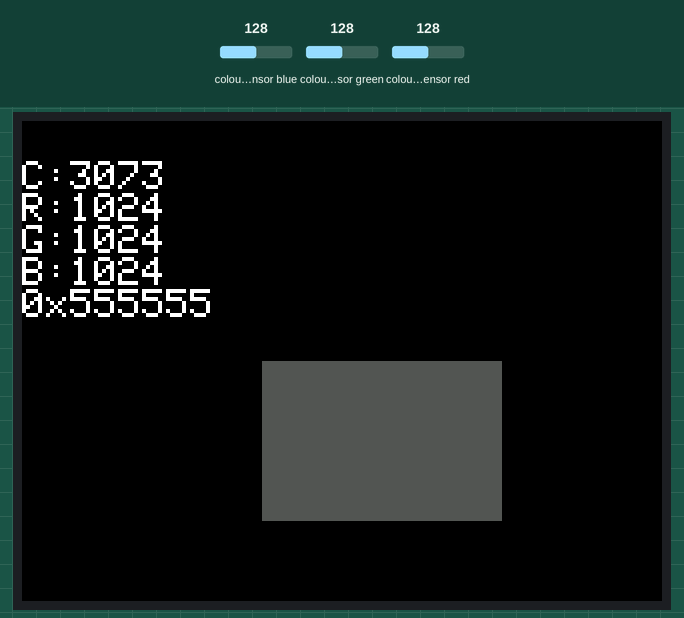
Recording of a sketch running on a simulated ESP32. Parts: 320×240 colour display. The inputs (shaded band) are chosen by the test bench; at power-on: colour sensor blue 128, colour sensor green 128, colour sensor red 128. What the sketch prints to the serial monitor is not drawn.

Above: at 1.3 s.
1.4 s: colour sensor blue set to 5
At 3.1 s:
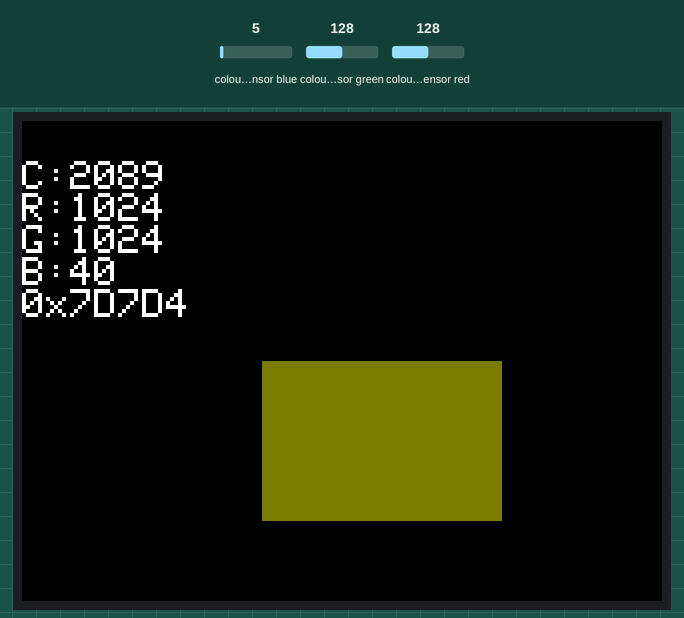
3.8 s: colour sensor green set to 5
At 5.7 s:
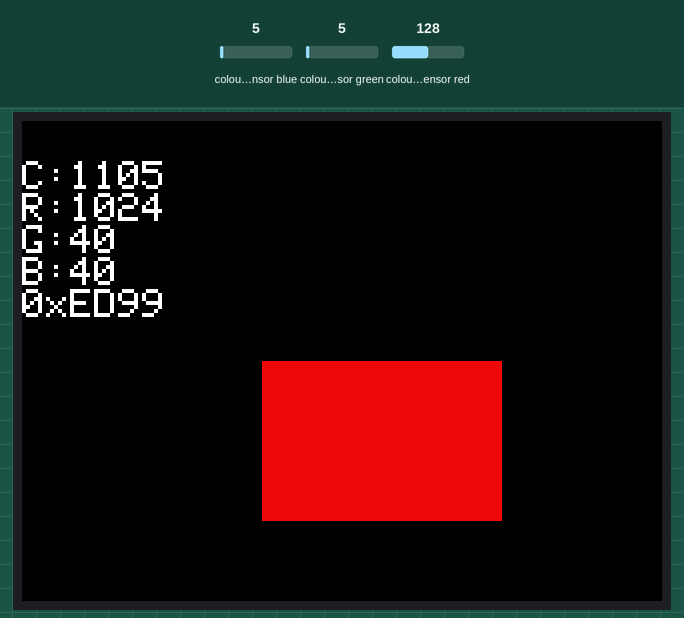
6.0 s: colour sensor red set to 64
At 7.1 s:
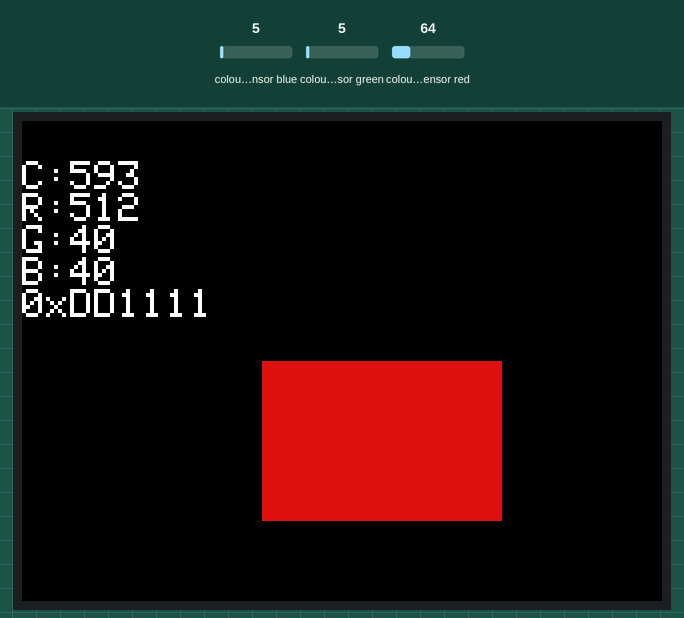
8.2 s: colour sensor blue set to 64
At 9.7 s:
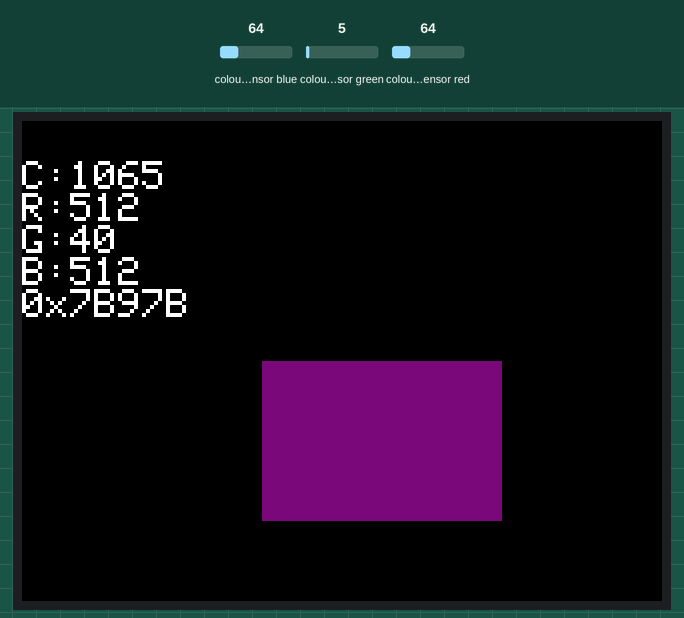
10.3 s: colour sensor green set to 64
At 12.2 s:
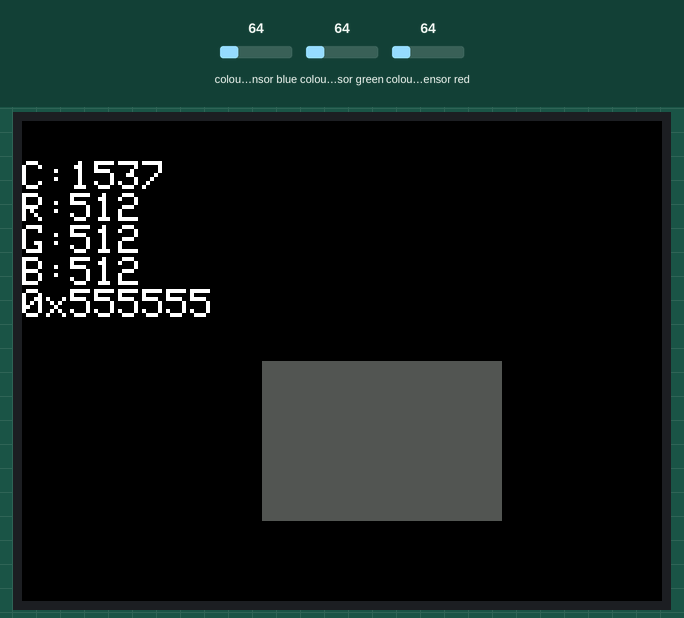
12.5 s: colour sensor red set to 5
At 13.8 s:
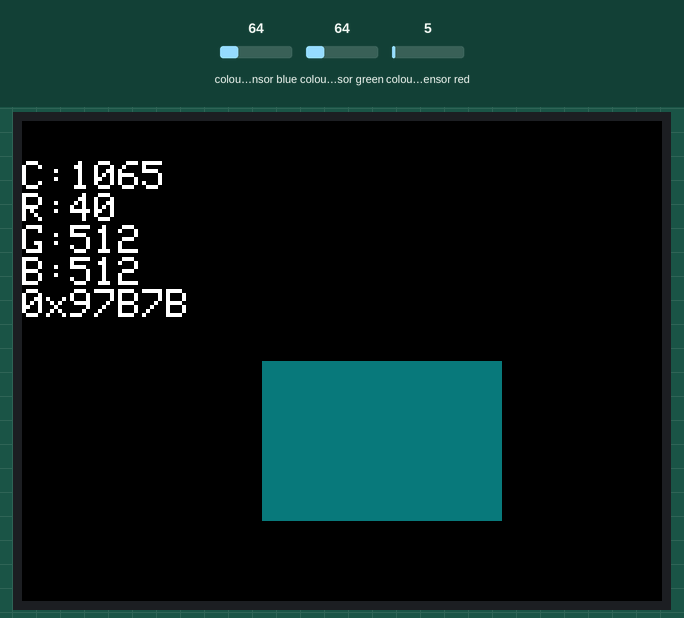
Timing chart, 0 to 15.5 s (numbered marks = the images above; inputs shaded):
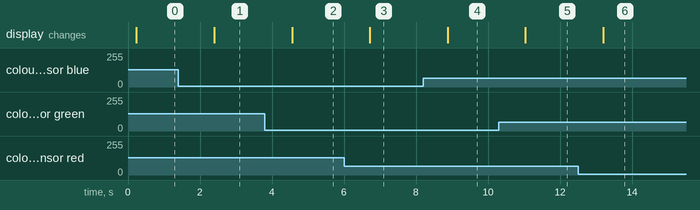

Measured:
- after the input at 1.4 s, the display: changes after 1.0 s (image 1)
- after the input at 3.8 s, the display: changes after 0.76 s (image 2)
- after the input at 6.0 s, the display: changes after 0.72 s (image 3)
- after the input at 8.2 s, the display: changes after 0.68 s (image 4)
- after the input at 10.3 s, the display: changes after 0.74 s (image 5)
- after the input at 12.5 s, the display: changes after 0.70 s (image 6)

The sketch:

20220406_COLOR.ino
```cpp
#include <M5Stack.h>

#include "Adafruit_TCS34725.h"

#define commonAnode \
  true  // set to false if using a common cathode LED.
        // //如果使用普通阴极LED，则设置为false

byte gammatable[256];  // our RGB -> eye-recognized gamma color

static uint16_t color16(uint16_t r, uint16_t g, uint16_t b) {
  uint16_t _color;
  _color = (uint16_t)(r & 0xF8) << 8;
  _color |= (uint16_t)(g & 0xFC) << 3;
  _color |= (uint16_t)(b & 0xF8) >> 3;
  return _color;
}

Adafruit_TCS34725 tcs =
    Adafruit_TCS34725(TCS34725_INTEGRATIONTIME_50MS, TCS34725_GAIN_4X);

void setup() {
  M5.begin();             // Init M5Stack.  初始化M5Stack
  M5.Power.begin();       // Init power  初始化电源模块
  M5.lcd.setTextSize(2);  // Set the text size to 2.  设置文字大小为2
  Serial.println("Color View Test!");
  while (!tcs.begin()) {  //如果color unit未能初始化
    Serial.println("No TCS34725 found ... check your connections");
    M5.Lcd.drawString("No Found sensor.", 50, 100, 4);
    delay(1000);
  }
  tcs.setIntegrationTime(
      TCS34725_INTEGRATIONTIME_154MS);  // Sets the integration time for the
                                        // TC34725.  设置TC34725的集成时间
  tcs.setGain(TCS34725_GAIN_4X);  // Adjusts the gain on the TCS34725.
                                  // 调整TCS34725上的增益
}

void loop() {
  uint16_t clear, red, green, blue;
  tcs.getRawData(&red, &green, &blue,
                 &clear);  // Reads the raw red, green, blue and clear channel
                           // values.  读取原始的红、绿、蓝和清晰的通道值

  // Figure out some basic hex code for visualization.  生成对应的十六进制代码
  uint32_t sum = clear;
  float r, g, b;
  r = red;
  r /= sum;
  g = green;
  g /= sum;
  b = blue;
  b /= sum;
  r *= 256;
  g *= 256;
  b *= 256;
  uint16_t _color = color16((int)r, (int)g, (int)b);

  M5.lcd.setCursor(0, 20);  // Place the cursor at (0,20).  将光标固定在(0,20)
  M5.lcd.fillRect(
      0, 20, 120, 80,
      BLACK);  // Fill the screen with a black rectangle.  将屏幕填充黑色矩形

  M5.Lcd.print("C:");
  M5.Lcd.println(clear);
  M5.Lcd.print("R:");
  M5.Lcd.println(red);
  M5.Lcd.print("G:");
  M5.Lcd.println(green);
  M5.Lcd.print("B:");
  M5.Lcd.println(blue);
  M5.Lcd.print("0x");
  M5.Lcd.print((int)r, HEX);
  M5.Lcd.print((int)g, HEX);
  M5.Lcd.print((int)b, HEX);
  M5.lcd.fillRect(120, 120, 120, 80, _color);
  delay(1000);
}
```
